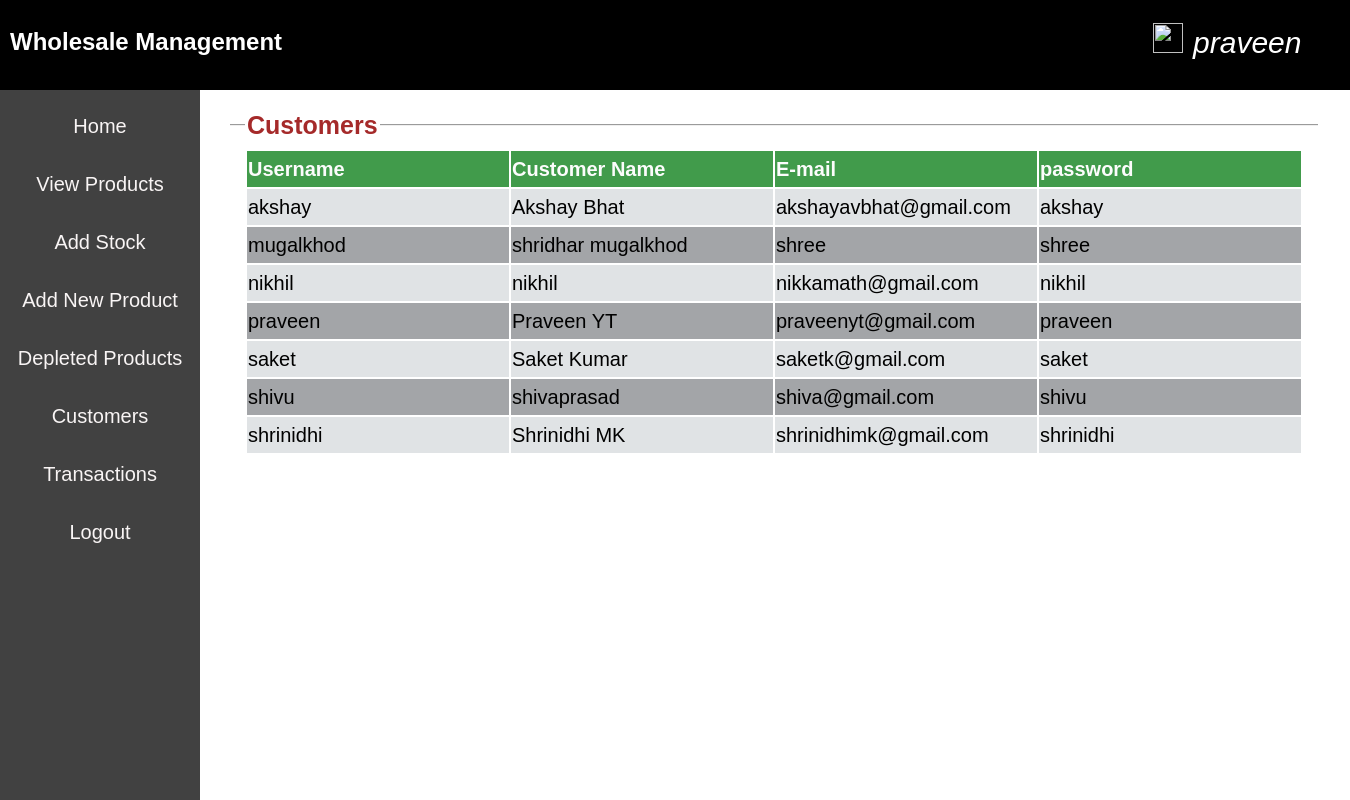
Page /customers.php (signed in) on the committed database.
### tables this page shows
CREATE TABLE `customer` (
  `cust_id` varchar(20) NOT NULL,
  `cust_name` varchar(25) NOT NULL,
  `email_id` varchar(25) NOT NULL,
  `password` varchar(25) NOT NULL
);

### customers.php (the view, shortened to what this page needs)
<!DOCTYPE html>
<html>
<head>
	<link rel='stylesheet' href="css/style.css">
</head>
<body>
	<div class="topStyle">
		<h2 style="color:white;">Wholesale Management</h2>
		<a class='userNameDisplay'><img src="https://www.pngarts.com/files/10/Default-Profile-Picture-Transparent-Image.png" width="30px" height="30px"><?php echo $_SESSION['loginUser']; ?></a>
	</div>
	<div class='sidebar'>
		<button onclick="location.href='adminHome.php'">Home</button>
		<button onclick="location.href='viewProducts.php'">View Products</button>
		<button onclick="location.href='addStock.php'">Add Stock</button>
		<button onclick="location.href='addProduct.php'">Add New Product</button>
		<button onclick="location.href='depleted.php'">Depleted Products</button>
		<button onclick="location.href='customers.php'">Customers</button>
		<button onclick="location.href='transactions.php'">Transactions</button>
		<button onclick="location.href='logout.php'">Logout</button>
	</div>
<div class='container'>
	<fieldset><legend><b>Customers</b></legend>
		<table><tr><th>Username</th><th>Customer Name</th><th>E-mail</th><th>password</th></tr>
		<?php
			$conn=mysqli_connect("localhost","root","","wholesale");
			$sql="select * from customer";
			$result=mysqli_query($conn,$sql);
			while($row=mysqli_fetch_assoc($result)){
				echo "<tr><td>".$row['cust_id']."</td><td>".$row['cust_name']."</td><td>".$row['email_id']."</td><td>".$row['password']."</td></tr>";
			}
			echo "</table><br>";
		?>
	</fieldset>
</div>
</body>
</html>

### css/style.css (style rules this page uses)
.topStyle { top:0; padding:10px; position:fixed; left:0; height:70px; width:100%; background-color: #000000; z-index: 10; }
.sidebar { display: block; position:fixed; margin-top:70px; top:20px; left:0; padding-top:15px; width:200px; height:100%; background-color: rgba(12, 12, 12, 0.782); z-index:5; }
.container { position:absolute; margin-top: 70px; margin-left:200px; margin-right:0; padding: 30px 20px 20px 20px; z-index: 1; }
.container table { text-align:left; font-style:normal; }
.container table td { vertical-align:top; }
.container table tr:nth-child(odd) { background-color: #a3a5a8; }
.container table tr:nth-child(even) { background-color: #e0e3e5; }
.container table th { min-width:13em; color:#fcfcfc; background-color: rgba(19, 152, 32, 0.673); }
.container fieldset { min-height: 200px; min-width:30em; font-size: 20px; font-style:italic; line-height: 1.7em; border-left:none; border-right:none; border-bottom:none; }
.container fieldset legend { font-size: 25px; color:brown; font-style:normal; }
.sidebar button { text-decoration: none; border:none; background-color: rgba(0, 0, 255, 0); padding:10px; height:20px auto; font-size: 20px; cursor:pointer; width:200px; margin-bottom:15px; color:rgb(249, 245, 245); }
.userNameDisplay { top: 20px; right:5%; position:absolute; color:white; font-style: italic; font-size: 30px; display: inline-block; margin-top: 3px; }
.userNameDisplay img { margin-right: 10px; }
body { top:0; left:0; font-family:sans-serif; line-height: 1.5em; }

### rows in the picture
customer: cust_id "akshay", cust_name "Akshay Bhat", email "akshayavbhat@gmail.com", password "akshay"
customer: cust_id "mugalkhod", cust_name "shridhar mugalkhod", email "shree", password "shree"
customer: cust_id "nikhil", cust_name "nikhil", email "nikkamath@gmail.com", password "nikhil"
customer: cust_id "praveen", cust_name "Praveen YT", email "praveenyt@gmail.com", password "praveen"
customer: cust_id "saket", cust_name "Saket Kumar", email "saketk@gmail.com", password "saket"
customer: cust_id "shivu", cust_name "shivaprasad", email "shiva@gmail.com", password "shivu"
customer: cust_id "shrinidhi", cust_name "Shrinidhi MK", email "shrinidhimk@gmail.com", password "shrinidhi"

### other values in the picture
$_SESSION['loginUser'] "praveen"
